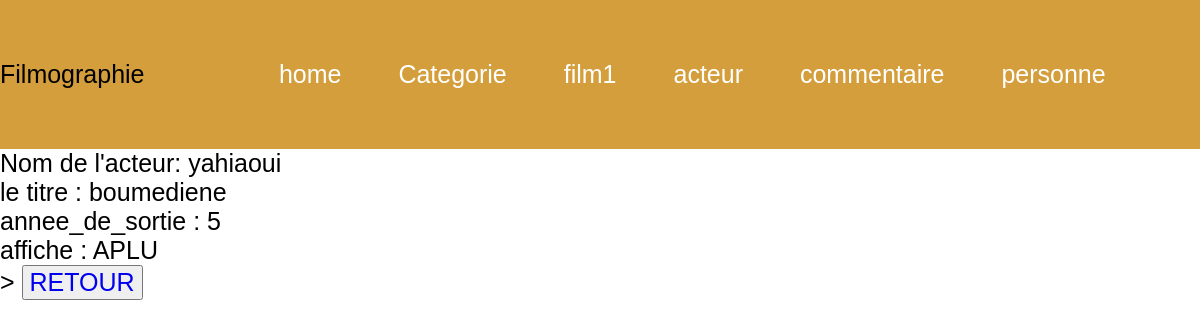
The app's page /affiche-acteur/1/ with its own data.
### filmographie/models.py (models this page shows, shortened)
class acteur(models.Model):
    film = models.ManyToManyField(film)
    nom = models.CharField(max_length=100)
    prenom = models.CharField(max_length=100)
    age = models.IntegerField(blank=False)
    photos = models.FileField(upload_to='', storage=None, null=True, blank=True, default="APLU")

### filmographie/views.py (the view)
# urls.py: path('affiche-acteur/<int:id>/', views.affiche_acteur),
def affiche_acteur(request, id):
	acteur = models.acteur.objects.get(pk=id)
	return render(request,'acteur/affiche_acteur.html',{"acteur": acteur})

### filmographie/templates/acteur/affiche_acteur.html (shortened to what this page needs)
{% extends "home.html" %}
{% block content %}
    <div>
        Nom de l'acteur: {{ acteur.nom}}<br>
        le titre : {{ acteur.prenom}}<br>
	    annee_de_sortie : {{ acteur.age}}<br>
        affiche : {{ acteur.photos}}<br>
      >
        <button><a href="acteur/main_acteur">RETOUR</a></button>
    </div>
{% endblock %}

### filmographie/static/style.css (style rules this page uses)
* { font-family:arial; font-size:25px; }
body { background-image: url(04045_800x480.jpg); background-size:cover; width: 100%; padding: 0%; margin: 0%; }
html { scroll-behavior: smooth; margin:0; }
a { text-decoration: none; }

### records on screen
acteur: nom "yahiaoui", prenom "boumediene", age "5", photos "APLU"
